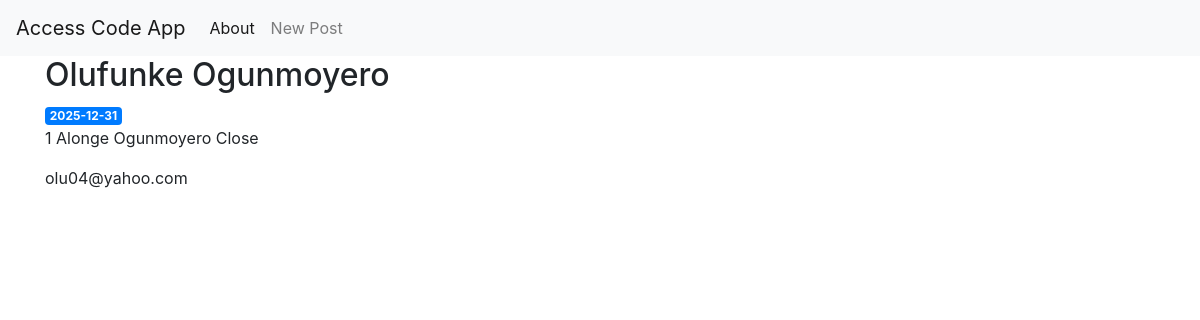
/8/user, run on the app's committed database.
### tables this page shows
CREATE TABLE users (
    user_id INTEGER PRIMARY KEY AUTOINCREMENT,
    full_name TEXT NOT NULL,
    resident_address TEXT NOT NULL,
    email TEXT NOT NULL,
    validity_date TIMESTAMP NOT NULL,
    u_created TIMESTAMP NOT NULL DEFAULT CURRENT_TIMESTAMP
);

### app.py (the view)
@app.route('/<int:user_id>/user')
def view(user_id):
    user = get_user(user_id)
    return render_template('view.html', user=user)

### app.py (called while the page is built)
def get_db_connection():
    conn = sqlite3.connect('database.db')
    conn.row_factory = sqlite3.Row
    return conn

def get_user(user_id):
    conn = get_db_connection()
    user = conn.execute('SELECT * FROM users WHERE user_id = ?', \
                       (user_id,)).fetchone()
    conn.close()
    if user is None:
        abort(404)
    return user

### templates/view.html
{% extends 'base.html' %}
{% block content %}
    <h2>{% block title %} {{ user['full_name'] }} {% endblock %}</h2>
    <span class="badge badge-primary">{{ user['validity_date'] }}</span>
    <p>{{ user['resident_address'] }}</p>
    <p>{{ user['email'] }}</p>
{% endblock %}

### data on the page
users: full_name "Olufunke Ogunmoyero", validity_date "2025-12-31", resident_address "1 Alonge Ogunmoyero Close", email "olu04@yahoo.com"
